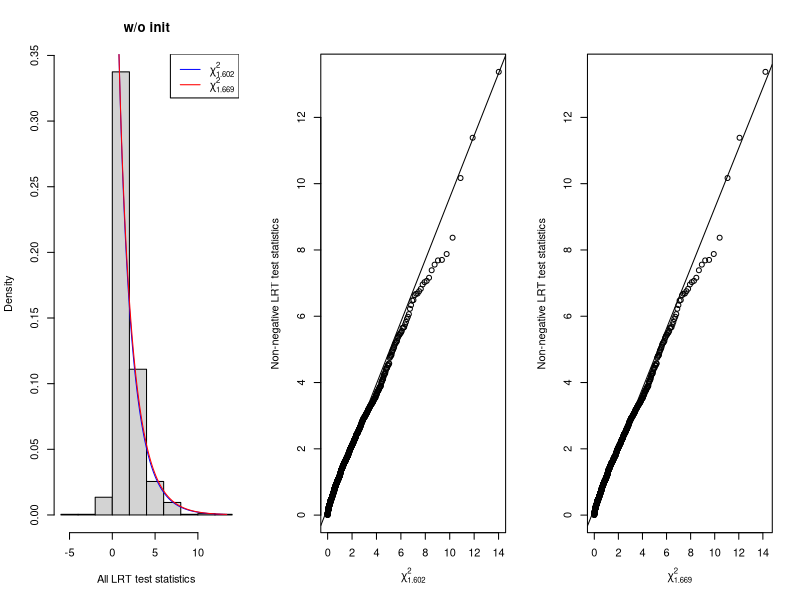
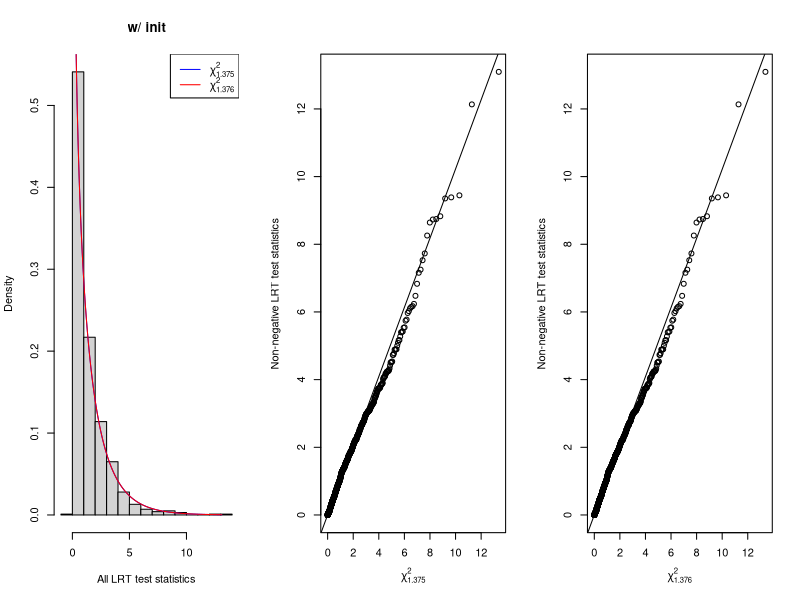

These charts were generated, in order, by the following R code:
setwd("~/Dropbox")
t1<-scan("null_standard_normal_stat_noinit.txt")
t1<-t1[which(t1>=0)]
x<-seq(0,max(t1),length=1000)
df1<-mean(scan("null_standard_normal_stat_noinit.txt"))
df2<-mean(t1)
y<-dchisq(x,df1)
z<-dchisq(x,df2)
chisq1<-qchisq(ppoints(length(t1)),df1)
chisq2<-qchisq(ppoints(length(t1)),df2)
png("~/Dropbox/null_standard_normal_stat_noinit.png",width=480*3)
par(mfrow=c(1,3))
hist(scan("null_standard_normal_stat_noinit.txt"),prob=TRUE,main="w/o init",xlab="All LRT test statistics")
lines(x,y,col="blue")
lines(x,z,col="red")
legend("topright",c(expression(chi[1.602]^2),expression(chi[1.669]^2)),col=c("blue","red"),lty=1)
qqplot(chisq1,t1,xlab=expression(chi[1.602]^2),ylab="Non-negative LRT test statistics")
qqline(t1,distribution=function(p) qchisq(p,df=df1))
qqplot(chisq2,t1,xlab=expression(chi[1.669]^2),ylab="Non-negative LRT test statistics")
qqline(t1,distribution=function(p) qchisq(p,df=df2))
dev.off()


t1<-scan("null_standard_normal_stat.txt")
t1<-t1[which(t1>=0)]
x<-seq(0,max(t1),length=1000)
df1<-mean(scan("null_standard_normal_stat.txt"))
df2<-mean(t1)
y<-dchisq(x,df1)
z<-dchisq(x,df2)
chisq1<-qchisq(ppoints(length(t1)),df1)
chisq2<-qchisq(ppoints(length(t1)),df2)
png("~/Dropbox/null_standard_normal_stat.png",width=480*3)
par(mfrow=c(1,3))
hist(scan("null_standard_normal_stat.txt"),prob=TRUE,main="w/ init",xlab="All LRT test statistics")
lines(x,y,col="blue")
lines(x,z,col="red")
legend("topright",c(expression(chi[1.375]^2),expression(chi[1.376]^2)),col=c("blue","red"),lty=1)
qqplot(chisq1,t1,xlab=expression(chi[1.375]^2),ylab="Non-negative LRT test statistics")
qqline(t1,distribution=function(p) qchisq(p,df=df1))
qqplot(chisq2,t1,xlab=expression(chi[1.376]^2),ylab="Non-negative LRT test statistics")
qqline(t1,distribution=function(p) qchisq(p,df=df2))
dev.off()
